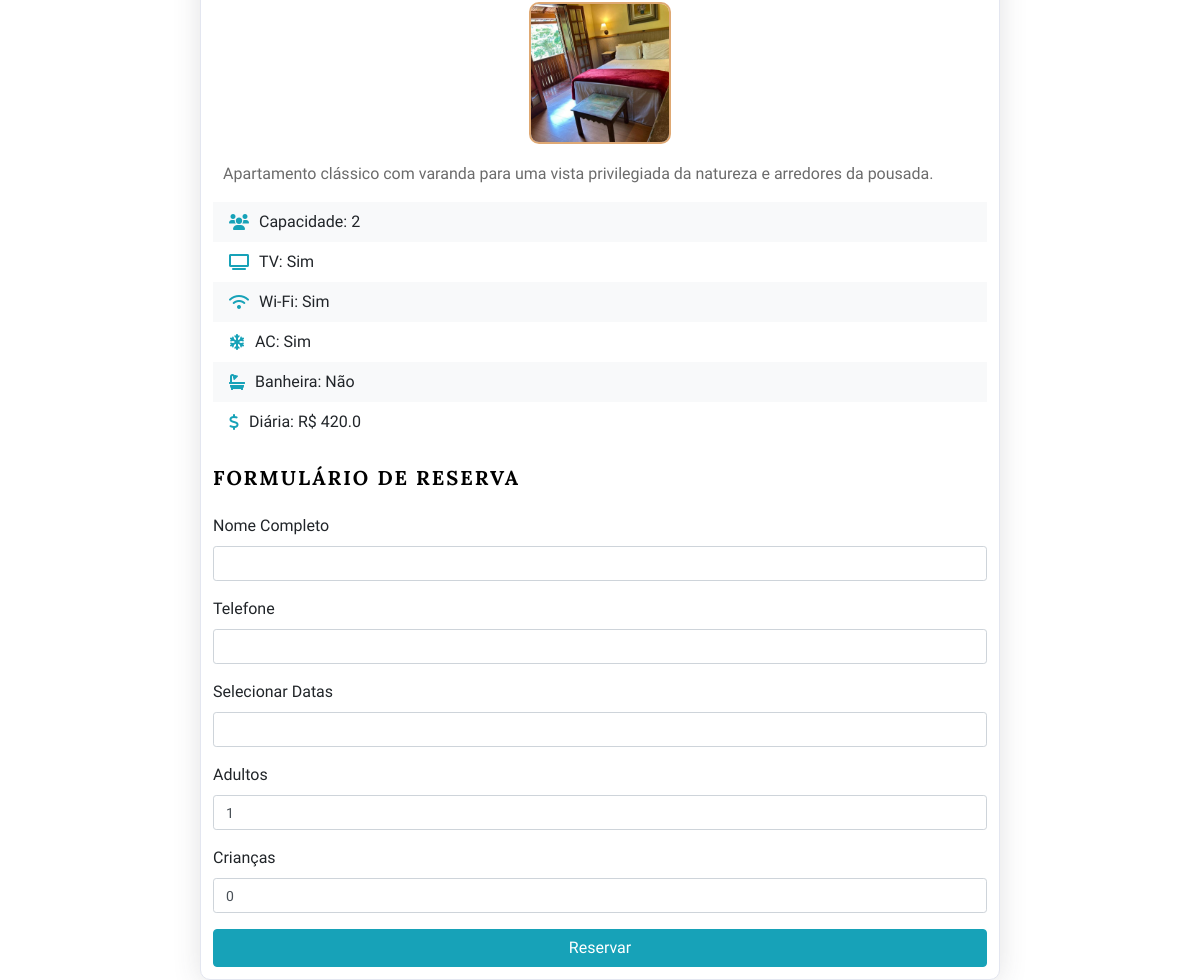
Before: /check_availability/2/ (lower part) with the older database file.
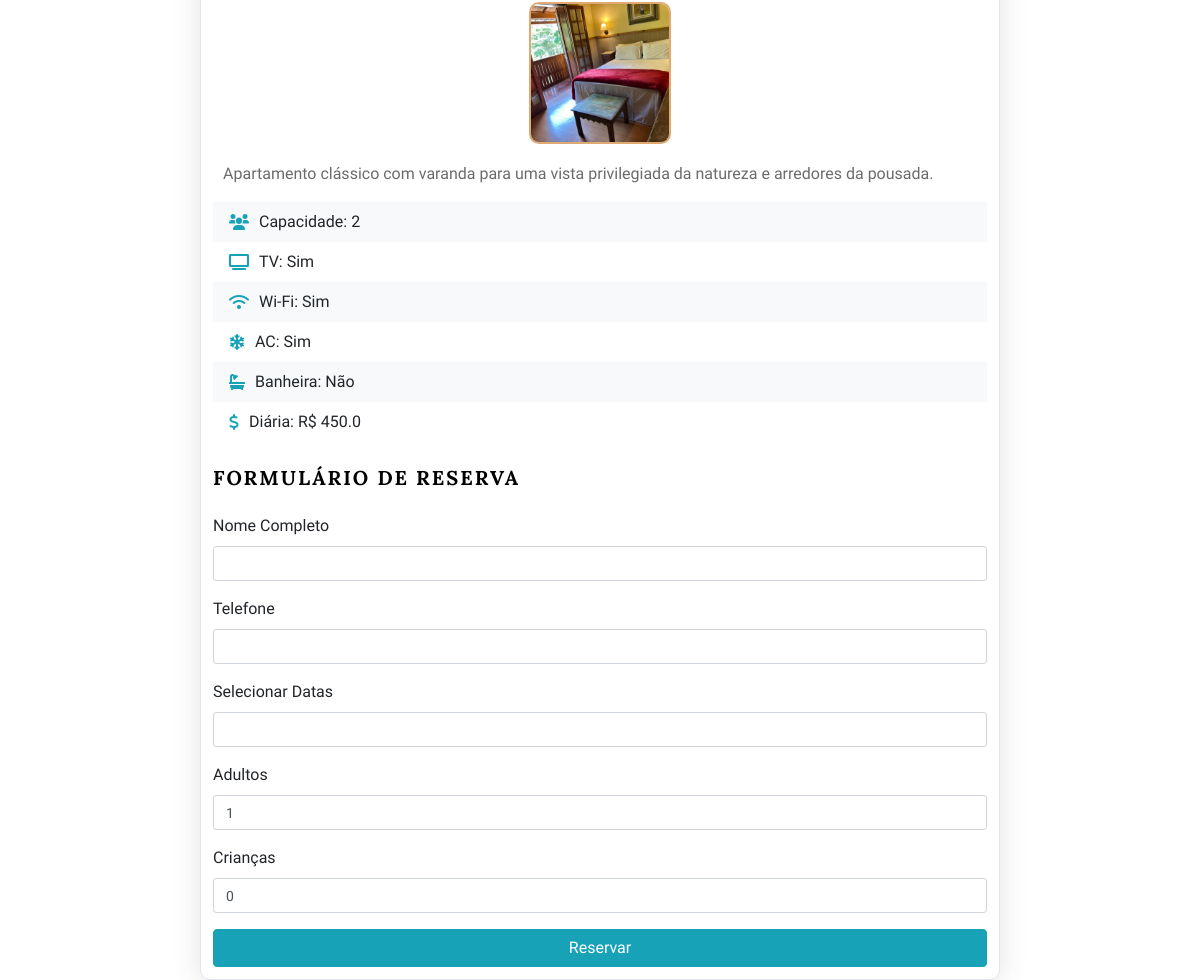
After: the same page with the newer database file.
### backend/models.py (models this page shows, shortened)
class Room(models.Model):
    title = models.CharField(max_length=200)
    description = models.CharField(max_length=600)
    image = models.ImageField(upload_to='room_images/', blank=True, null=True)  # Main image
    capacity = models.IntegerField()
    ac = models.BooleanField(default=False)
    tv = models.BooleanField(default=True)
    wifi = models.BooleanField(default=True)
    bathtub = models.BooleanField(default=False)
    price = models.FloatField()
    category = models.ForeignKey(Category, on_delete=models.CASCADE, default=1)
    available = models.BooleanField(default=True)

### backend/views.py (the view)
# urls.py: path('check_availability/<int:room_id>/', views.check_availability, name='check_availability'),
def check_availability(request, room_id):
    room = get_object_or_404(Room, id=room_id)
    bookings = Booking.objects.filter(room=room).exclude(check_out__lt=datetime.date.today())
    images = room.images.all()
    booked_dates = []
    for booking in bookings:
        current_date = booking.check_in
        while current_date <= booking.check_out:
            booked_dates.append(current_date.strftime('%Y-%m-%d'))
            current_date += datetime.timedelta(days=1)
    if request.method == 'POST':
        form = BookingForm(request.POST)
        if form.is_valid():
            booking = form.save(commit=False)
            booking.room = room
            booking.save()
            return redirect('success_page')
    else:
        form = BookingForm()
    return render(request, 'backend/check_availability.html', {
        'room': room,
        'booked_dates': booked_dates,
        'form': form,
        'images': images
    })

### backend/forms.py (shortened to what this page needs)
class BookingForm(forms.ModelForm):
    class Meta:
        model = Booking
        fields = ['guest_name', 'phone_number', 'check_in', 'check_out', 'adults', 'children']
        widgets = {
            'guest_name': forms.TextInput(attrs={'class': 'form-control'}),
            'phone_number': forms.TextInput(attrs={'class': 'form-control', 'maxlength': 13}),
            'check_in': forms.HiddenInput(),
            'check_out': forms.HiddenInput(),
            'adults': forms.NumberInput(attrs={'class': 'form-control', 'min': 1, 'max': 10}),
            'children': forms.NumberInput(attrs={'class': 'form-control', 'min': 0, 'max': 10}),
        }
        labels = {
            'guest_name': 'Nome Completo',
            'phone_number': 'Telefone',
            'adults': 'Adultos',
            'children': 'Crianças',
        }
    def __init__(self, *args, **kwargs):
        super(BookingForm, self).__init__(*args, **kwargs)
        self.fields['guest_name'].required = True
        self.fields['phone_number'].required = True
        self.fields['adults'].initial = 1
        self.fields['children'].initial = 0

### backend/templates/backend/check_availability.html (shortened to what this page needs)
{% extends "backend/layout.html" %}
{% block extra_head %}
<link rel="stylesheet" href="https://cdn.jsdelivr.net/npm/flatpickr/dist/flatpickr.min.css">
<link rel="stylesheet" href="https://cdnjs.cloudflare.com/ajax/libs/font-awesome/6.0.0-beta3/css/all.min.css">
{% endblock %}
{% block body %}
<div class="container">
    <div class="card card-custom">
        <div class="card-body">
            <div class="thumbnail-container">
                <img src="{{ room.image.url }}" class="thumbnail" onclick="changeMainImage('{{ room.image.url }}')">
            </div>
            <p class="card-text" style="margin-top: 12px; margin-left: 10px;">{{ room.description }}</p>
            <ul class="list-group list-group-flush mb-4">
                <li class="list-group-item"><i class="fas fa-users"></i>Capacidade: {{ room.capacity }}</li>
                <li class="list-group-item"><i class="fas fa-tv"></i>TV: {{ room.tv|yesno:"Sim,Não" }}</li>
                <li class="list-group-item"><i class="fas fa-wifi"></i>Wi-Fi: {{ room.wifi|yesno:"Sim,Não" }}</li>
                <li class="list-group-item"><i class="fas fa-snowflake"></i>AC: {{ room.ac|yesno:"Sim,Não" }}</li>
                <li class="list-group-item"><i class="fas fa-bath"></i>Banheira: {{ room.bathtub|yesno:"Sim,Não" }}</li>
                <li class="list-group-item"><i class="fas fa-dollar-sign"></i>Diária: R$ {{ room.price }}</li>
            </ul>
            <form method="post">
                <div class="form-group">
                    <h3 class="res-form">Formulário de Reserva</h3><br/>
                    <label for="guest_name">Nome Completo</label><br/>
                    {{ form.guest_name }}
                </div>
                <div class="form-group">
                    <label for="phone_number">Telefone</label><br/>
                    {{ form.phone_number }}
                </div>
                <div class="form-group">
                    <label for="dates">Selecionar Datas</label>
                    <input type="text" id="date_range" class="form-control flatpickr-input" name="date_range">
                </div>
                <div class="form-group">
                    <label for="adults">Adultos</label><br/>
                    {{ form.adults }}
                </div>
                <div class="form-group">
                    <label for="children">Crianças</label><br/>
                    {{ form.children }}
                </div>
                <button type="submit" class="btn btn-info">Reservar</button>
            </form>
        </div>
    </div>
</div>
{% endblock %}

Changed rows visible on the page:
changed Room "Sim": price "420.0" → "450.0"
